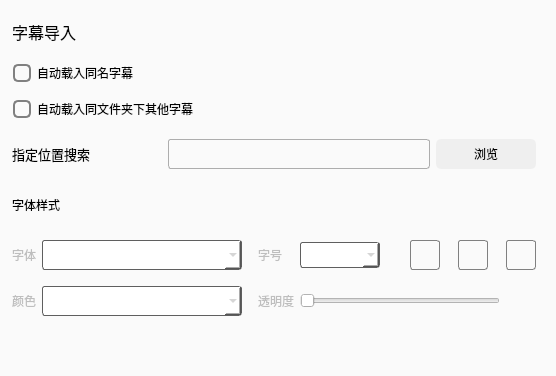
        <widget class="QWidget" name="subtitlepage">
         <property name="sizePolicy">
          <sizepolicy hsizetype="Preferred" vsizetype="Preferred">
           <horstretch>0</horstretch>
           <verstretch>0</verstretch>
          </sizepolicy>
         </property>
         <property name="styleSheet">
          <string notr="true">background-color: rgb(250, 250, 250);</string>
         </property>
         <layout class="QVBoxLayout" name="verticalLayout_7">
          <property name="leftMargin">
           <number>12</number>
          </property>
          <item>
           <widget class="QLabel" name="label_5">
            <property name="minimumSize">
             <size>
              <width>0</width>
              <height>41</height>
             </size>
            </property>
            <property name="maximumSize">
             <size>
              <width>16777215</width>
              <height>41</height>
             </size>
            </property>
            <property name="font">
             <font>
              <family>Microsoft YaHei UI</family>
              <pointsize>12</pointsize>
             </font>
            </property>
            <property name="text">
             <string>字幕导入</string>
            </property>
           </widget>
          </item>
          <item>
           <widget class="QCheckBox" name="sameNameSubtitle">
            <property name="minimumSize">
             <size>
              <width>0</width>
              <height>30</height>
             </size>
            </property>
            <property name="styleSheet">
             <string notr="true">QCheckBox {
	font: 25 10pt &quot;Microsoft YaHei UI&quot;;
	padding: 1px;
        }
QCheckBox::indicator{
	  width:14px;
	  height:14px;
      border: 2px solid gray;
      border-radius: 5px;
}
QCheckBox::indicator:hover{
       border-color:rgb(53, 134, 255);
}
QCheckBox::indicator:checked{
	image: url(:/new/prefix1/icons/check.svg);
    border-color: #3586FF;

}</string>
            </property>
            <property name="text">
             <string>自动载入同名字幕</string>
            </property>
           </widget>
          </item>
          <item>
           <widget class="QCheckBox" name="otherSubtitle">
            <property name="minimumSize">
             <size>
              <width>0</width>
              <height>30</height>
             </size>
            </property>
            <property name="styleSheet">
             <string notr="true">QCheckBox {
	font: 25 10pt &quot;Microsoft YaHei UI&quot;;
	padding: 1px;
        }
QCheckBox::indicator{
	  width:14px;
	  height:14px;
      border: 2px solid gray;
      border-radius: 5px;
}
QCheckBox::indicator:hover{
       border-color:rgb(53, 134, 255);
}
QCheckBox::indicator:checked{
	image: url(:/new/prefix1/icons/check.svg);
    border-color: #3586FF;

}</string>
            </property>
            <property name="text">
             <string>自动载入同文件夹下其他字幕</string>
            </property>
           </widget>
          </item>
          <item>
           <widget class="QFrame" name="frame_8">
            <property name="styleSheet">
             <string notr="true">QFrame{
	border:none;
}</string>
            </property>
            <property name="frameShape">
             <enum>QFrame::StyledPanel</enum>
            </property>
            <property name="frameShadow">
             <enum>QFrame::Raised</enum>
            </property>
            <layout class="QHBoxLayout" name="horizontalLayout_5">
             <property name="leftMargin">
              <number>0</number>
             </property>
             <item>
              <widget class="QLabel" name="label_13">
               <property name="minimumSize">
                <size>
                 <width>0</width>
                 <height>30</height>
                </size>
               </property>
               <property name="maximumSize">
                <size>
                 <width>150</width>
                 <height>100</height>
                </size>
               </property>
               <property name="font">
                <font>
                 <family>Microsoft YaHei UI</family>
                 <pointsize>10</pointsize>
                 <weight>3</weight>
                 <italic>false</italic>
                 <bold>false</bold>
                </font>
               </property>
               <property name="styleSheet">
                <string notr="true">font: 25 10pt &quot;Microsoft YaHei UI&quot;;</string>
               </property>
               <property name="text">
                <string>指定位置搜索</string>
               </property>
               <property name="alignment">
                <set>Qt::AlignLeading|Qt::AlignLeft|Qt::AlignVCenter</set>
               </property>
              </widget>
             </item>
             <item>
              <widget class="QLabel" name="label_14">
               <property name="maximumSize">
                <size>
                 <width>300</width>
                 <height>16777215</height>
                </size>
               </property>
               <property name="styleSheet">
                <string notr="true">QLabel{
	border: 1px solid black;
	border-radius:3px;
	border-color: rgb(173, 173, 173);
	font: 10pt &quot;Microsoft YaHei UI&quot;;
}</string>
               </property>
               <property name="text">
                <string/>
               </property>
              </widget>
             </item>
             <item>
              <widget class="QPushButton" name="openFileButton">
               <property name="minimumSize">
                <size>
                 <width>0</width>
                 <height>30</height>
                </size>
               </property>
               <property name="maximumSize">
                <size>
                 <width>100</width>
                 <height>16777215</height>
                </size>
               </property>
               <property name="styleSheet">
                <string notr="true">QPushButton{
	width: 70px;
    height: 22px;
    background-color: rgb(239, 239, 239);
    border-radius: 5px;
    border: 2px ;  /* 确保 border 是一个有效的边框样式 */
    padding: 2px 8px;  /* 在按钮内加入一点内边距 */
    text-align: center; 
	font: 25 10pt &quot;Microsoft YaHei UI&quot;;
}

QPushButton:hover{
	background-color: rgb(223, 223, 223);
}</string>
               </property>
               <property name="text">
                <string>浏览</string>
               </property>
              </widget>
             </item>
            </layout>
           </widget>
          </item>
          <item>
           <widget class="QLabel" name="label_15">
            <property name="minimumSize">
             <size>
              <width>0</width>
              <height>41</height>
             </size>
            </property>
            <property name="styleSheet">
             <string notr="true">font: 12pt &quot;Microsoft YaHei UI&quot;;</string>
            </property>
            <property name="text">
             <string>字体样式</string>
            </property>
           </widget>
          </item>
          <item>
           <widget class="QFrame" name="frame_9">
            <property name="enabled">
             <bool>false</bool>
            </property>
            <property name="minimumSize">
             <size>
              <width>80</width>
              <height>0</height>
             </size>
            </property>
            <property name="styleSheet">
             <string notr="true">QFrame{
	border:none;
	}</string>
            </property>
            <property name="frameShape">
             <enum>QFrame::StyledPanel</enum>
            </property>
            <property name="frameShadow">
             <enum>QFrame::Raised</enum>
            </property>
            <layout class="QGridLayout" name="gridLayout_5">
             <property name="leftMargin">
              <number>0</number>
             </property>
             <item row="0" column="6">
              <widget class="QPushButton" name="italicButton">
               <property name="minimumSize">
                <size>
                 <width>30</width>
                 <height>26</height>
                </size>
               </property>
               <property name="maximumSize">
                <size>
                 <width>30</width>
                 <height>30</height>
                </size>
               </property>
               <property name="styleSheet">
                <string notr="true">QPushButton{
	border: 1px solid gray;
	border-radius:3px;
    background: transparent;
}

QPushButton:hover{
	background-color: rgb(223, 223, 223);
}
</string>
               </property>
               <property name="text">
                <string/>
               </property>
               <property name="icon">
                <iconset>
                 <normaloff>:/new/prefix1/icons/italic.svg</normaloff>:/new/prefix1/icons/italic.svg</iconset>
               </property>
               <property name="iconSize">
                <size>
                 <width>18</width>
                 <height>18</height>
                </size>
               </property>
              </widget>
             </item>
             <item row="1" column="4">
              <spacer name="verticalSpacer_10">
               <property name="orientation">
                <enum>Qt::Vertical</enum>
               </property>
               <property name="sizeType">
                <enum>QSizePolicy::Fixed</enum>
               </property>
               <property name="sizeHint" stdset="0">
                <size>
                 <width>20</width>
                 <height>10</height>
                </size>
               </property>
              </spacer>
             </item>
             <item row="0" column="0">
              <widget class="QLabel" name="label_16">
               <property name="minimumSize">
                <size>
                 <width>0</width>
                 <height>30</height>
                </size>
               </property>
               <property name="styleSheet">
                <string notr="true">font: 25 10pt &quot;Microsoft YaHei UI&quot;;</string>
               </property>
               <property name="text">
                <string>字体</string>
               </property>
              </widget>
             </item>
             <item row="0" column="5">
              <widget class="QPushButton" name="boldButton">
               <property name="minimumSize">
                <size>
                 <width>30</width>
                 <height>30</height>
                </size>
               </property>
               <property name="maximumSize">
                <size>
                 <width>30</width>
                 <height>30</height>
                </size>
               </property>
               <property name="styleSheet">
                <string notr="true">QPushButton{
	border: 1px solid gray;
	border-radius:3px;
    background: transparent;
}

QPushButton:hover{
	background-color: rgb(223, 223, 223);
}
</string>
               </property>
               <property name="text">
                <string/>
               </property>
               <property name="icon">
                <iconset>
                 <normaloff>:/new/prefix1/icons/bold.svg</normaloff>:/new/prefix1/icons/bold.svg</iconset>
               </property>
               <property name="iconSize">
                <size>
                 <width>18</width>
                 <height>18</height>
                </size>
               </property>
              </widget>
             </item>
             <item row="2" column="0">
              <widget class="QLabel" name="label_17">
               <property name="minimumSize">
                <size>
                 <width>0</width>
                 <height>30</height>
                </size>
               </property>
               <property name="styleSheet">
                <string notr="true">font: 25 10pt &quot;Microsoft YaHei UI&quot;;</string>
               </property>
               <property name="text">
                <string>颜色</string>
               </property>
              </widget>
             </item>
             <item row="0" column="7">
              <widget class="QPushButton" name="underLineButton">
               <property name="minimumSize">
                <size>
                 <width>30</width>
                 <height>30</height>
                </size>
               </property>
               <property name="maximumSize">
                <size>
                 <width>30</width>
                 <height>30</height>
                </size>
               </property>
               <property name="styleSheet">
                <string notr="true">QPushButton{
	border: 1px solid gray;
	border-radius:3px;
    background: transparent;
}

QPushButton:hover{
	background-color: rgb(223, 223, 223);
}
</string>
               </property>
               <property name="text">
                <string/>
               </property>
               <property name="icon">
                <iconset>
                 <normaloff>:/new/prefix1/icons/underline.svg</normaloff>:/new/prefix1/icons/underline.svg</iconset>
               </property>
               <property name="iconSize">
                <size>
                 <width>18</width>
                 <height>18</height>
                </size>
               </property>
              </widget>
             </item>
             <item row="2" column="3">
              <widget class="QLabel" name="label_19">
               <property name="styleSheet">
                <string notr="true">font: 25 10pt &quot;Microsoft YaHei UI&quot;;</string>
               </property>
               <property name="text">
                <string>透明度</string>
               </property>
              </widget>
             </item>
             <item row="0" column="4">
              <widget class="QComboBox" name="fontSizeCombox">
               <property name="minimumSize">
                <size>
                 <width>80</width>
                 <height>26</height>
                </size>
               </property>
               <property name="maximumSize">
                <size>
                 <width>60</width>
                 <height>16777215</height>
                </size>
               </property>
               <property name="styleSheet">
                <string notr="true">
QComboBox {
        border: 1px solid #5f5f5f;
        border-radius: 3px;
        padding: 2px;
        background-color: white;
	   font: 10pt &quot;Microsoft YaHei UI&quot;;
    }

    QComboBox:hover {
        border: 1px solid #0078d7; /* 鼠标悬停时的边框颜色 */
        background-color: #e5f0fe; /* 鼠标悬停时的背景颜色 */
    }

    QComboBox::editable {
        background-color: #f0f0f0;
    }</string>
               </property>
              </widget>
             </item>
             <item row="0" column="3">
              <widget class="QLabel" name="label_18">
               <property name="sizePolicy">
                <sizepolicy hsizetype="Preferred" vsizetype="Preferred">
                 <horstretch>0</horstretch>
                 <verstretch>0</verstretch>
                </sizepolicy>
               </property>
               <property name="styleSheet">
                <string notr="true">font: 25 10pt &quot;Microsoft YaHei UI&quot;;</string>
               </property>
               <property name="text">
                <string>字号</string>
               </property>
              </widget>
             </item>
             <item row="2" column="1">
              <widget class="QComboBox" name="colorComboBox">
               <property name="minimumSize">
                <size>
                 <width>200</width>
                 <height>30</height>
                </size>
               </property>
               <property name="styleSheet">
                <string notr="true">
QComboBox {
        border: 1px solid #5f5f5f;
        border-radius: 3px;
        padding: 2px;
        background-color: white;
	   font: 10pt &quot;Microsoft YaHei UI&quot;;
    }

    QComboBox:hover {
        border: 1px solid #0078d7; /* 鼠标悬停时的边框颜色 */
        background-color: #e5f0fe; /* 鼠标悬停时的背景颜色 */
    }

    QComboBox::editable {
        background-color: #f0f0f0;
    }</string>
               </property>
              </widget>
             </item>
             <item row="0" column="1">
              <widget class="QComboBox" name="fontComboBox">
               <property name="minimumSize">
                <size>
                 <width>200</width>
                 <height>30</height>
                </size>
               </property>
               <property name="styleSheet">
                <string notr="true">
QComboBox {
        border: 1px solid #5f5f5f;
        border-radius: 3px;
        padding: 2px;
        background-color: white;
	   font: 10pt &quot;Microsoft YaHei UI&quot;;
    }

    QComboBox:hover {
        border: 1px solid #0078d7; /* 鼠标悬停时的边框颜色 */
        background-color: #e5f0fe; /* 鼠标悬停时的背景颜色 */
    }

    QComboBox::editable {
        background-color: #f0f0f0;
    }</string>
               </property>
              </widget>
             </item>
             <item row="2" column="4" colspan="3">
              <widget class="QSlider" name="transparencySlider">
               <property name="minimumSize">
                <size>
                 <width>200</width>
                 <height>0</height>
                </size>
               </property>
               <property name="maximumSize">
                <size>
                 <width>300</width>
                 <height>16777215</height>
                </size>
               </property>
               <property name="orientation">
                <enum>Qt::Horizontal</enum>
               </property>
              </widget>
             </item>
             <item row="2" column="2">
              <spacer name="horizontalSpacer_5">
               <property name="orientation">
                <enum>Qt::Horizontal</enum>
               </property>
               <property name="sizeType">
                <enum>QSizePolicy::Fixed</enum>
               </property>
               <property name="sizeHint" stdset="0">
                <size>
                 <width>10</width>
                 <height>20</height>
                </size>
               </property>
              </spacer>
             </item>
            </layout>
           </widget>
          </item>
          <item>
           <spacer name="verticalSpacer_9">
            <property name="orientation">
             <enum>Qt::Vertical</enum>
            </property>
            <property name="sizeHint" stdset="0">
             <size>
              <width>20</width>
              <height>40</height>
             </size>
            </property>
           </spacer>
          </item>
         </layout>
        </widget>
